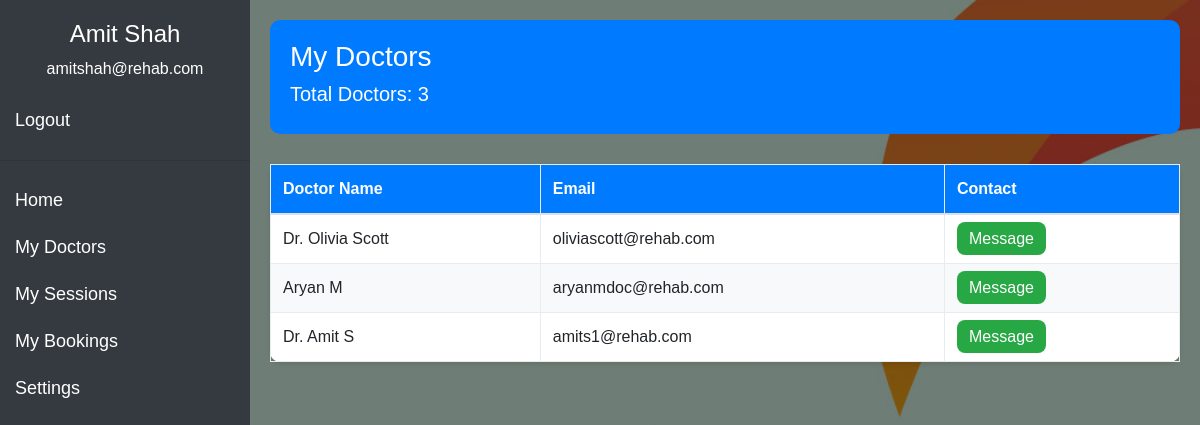
/my_doctors.php (signed in), run on an earlier commit of the app's database.
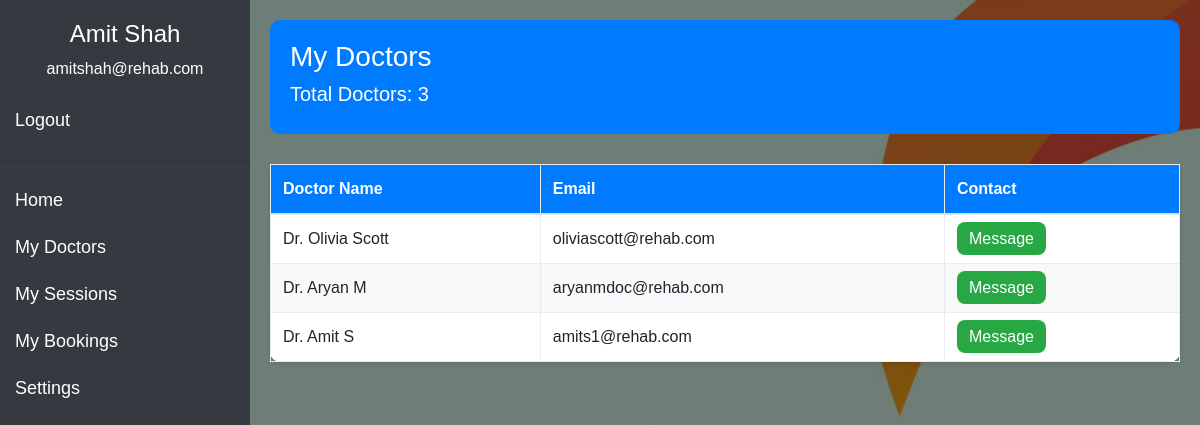
And on a later commit of the database.
### tables this page shows
CREATE TABLE `doctors` (
  `doctor_id` int(11) NOT NULL,
  `name` varchar(100) NOT NULL,
  `speciality` varchar(100) NOT NULL,
  `email` varchar(100) DEFAULT NULL,
  `password` varchar(255) NOT NULL,
  `phone` varchar(15) DEFAULT NULL,
  `experience` varchar(100) DEFAULT NULL,
  `max_patients` int(11) NOT NULL,
  `role_id` int(11) DEFAULT NULL,
  `appointment_count` int(11) DEFAULT 0
);

### my_doctors.php (the view, shortened to what this page needs)
<?php
include 'connection.php';
$email = $_SESSION['email'];
$query = "SELECT * FROM patients WHERE email='$email'";
$result = mysqli_query($conn, $query);
if (mysqli_num_rows($result) > 0) {
    $patient = mysqli_fetch_assoc($result);
    $patient_name = $patient['name'];
    $patient_id = $patient['patient_id'];
} else {
    echo "Patient not found!";
    exit();
}
$doctors_query = "
    SELECT DISTINCT d.doctor_id, d.name AS doctor_name, d.email AS doctor_email
    FROM doctors d
    JOIN appointments a ON d.doctor_id = a.doctor_id
    WHERE a.patient_id = '$patient_id'
";
$doctors_result = mysqli_query($conn, $doctors_query);
?>
<!DOCTYPE html>
<html lang="en">
<head>
    <link rel="stylesheet" href="https://stackpath.bootstrapcdn.com/bootstrap/4.5.2/css/bootstrap.min.css">
</head>
<body style="position: relative; background-image: linear-gradient(rgba(0,0,0,0.5), rgba(0,0,0,0.5)), url('H1.jpg'); background-size: cover; background-position: center; background-attachment: local; height: 100vh; display: flex; flex-direction: column; animation: fadeIn 1.5s ease-in-out;">
    <div class="sidebar">
        <h4><?php echo $patient_name; ?></h4>
        <p><?php echo $email; ?></p>
        <a href="logout.php">Logout</a>
        <hr>
        <a href="patient_dashboard.php">Home</a>
        <a href="my_doctors.php" class="active">My Doctors</a>
        <a href="my_sessions.php">My Sessions</a>
        <a href="my_bookings.php">My Bookings</a>
        <a href="patient_settings.php">Settings</a>
    </div>
    <div class="main-content">
        <div class="header-section">
            <h3>My Doctors</h3>
            <div>
                <h5>Total Doctors: <?php echo mysqli_num_rows($doctors_result); ?></h5>
            </div>
        </div>
        <table class="table">
            <thead>
                <tr>
                    <th>Doctor Name</th>
                    <th>Email</th>
                    <th>Contact</th>
                </tr>
            </thead>
            <tbody>
                <?php if (mysqli_num_rows($doctors_result) > 0): ?>
                    <?php while ($doctor = mysqli_fetch_assoc($doctors_result)): ?>
                        <tr>
                            <td><?php echo $doctor['doctor_name']; ?></td>
                            <td><?php echo $doctor['doctor_email']; ?></td>
                            <td>
                                <a href="contact_doctor.php?doctor_id=<?php echo $doctor['doctor_id']; ?>" class="message-btn">Message</a>
                            </td>
                        </tr>
                    <?php endwhile; ?>
                <?php else: ?>
                    <tr>
                        <td colspan="3">No doctors assigned.</td>
                    </tr>
                <?php endif; ?>
            </tbody>
        </table>
    </div>
</body>
</html>

What changed in the data, as far as the page shows it:
changed doctors "aryanmdoc@rehab.com": name "Aryan M" → "Dr. Aryan M"
